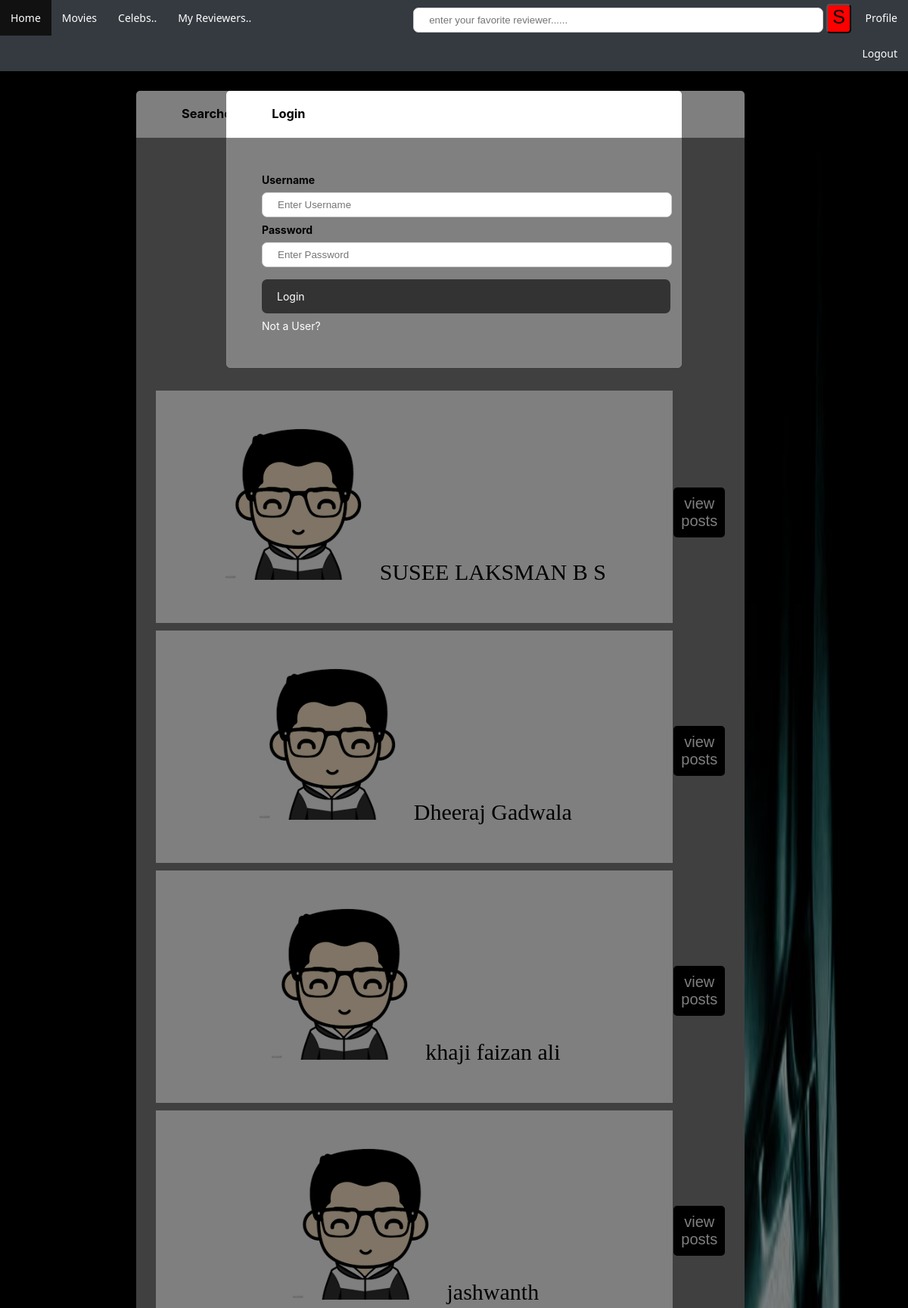
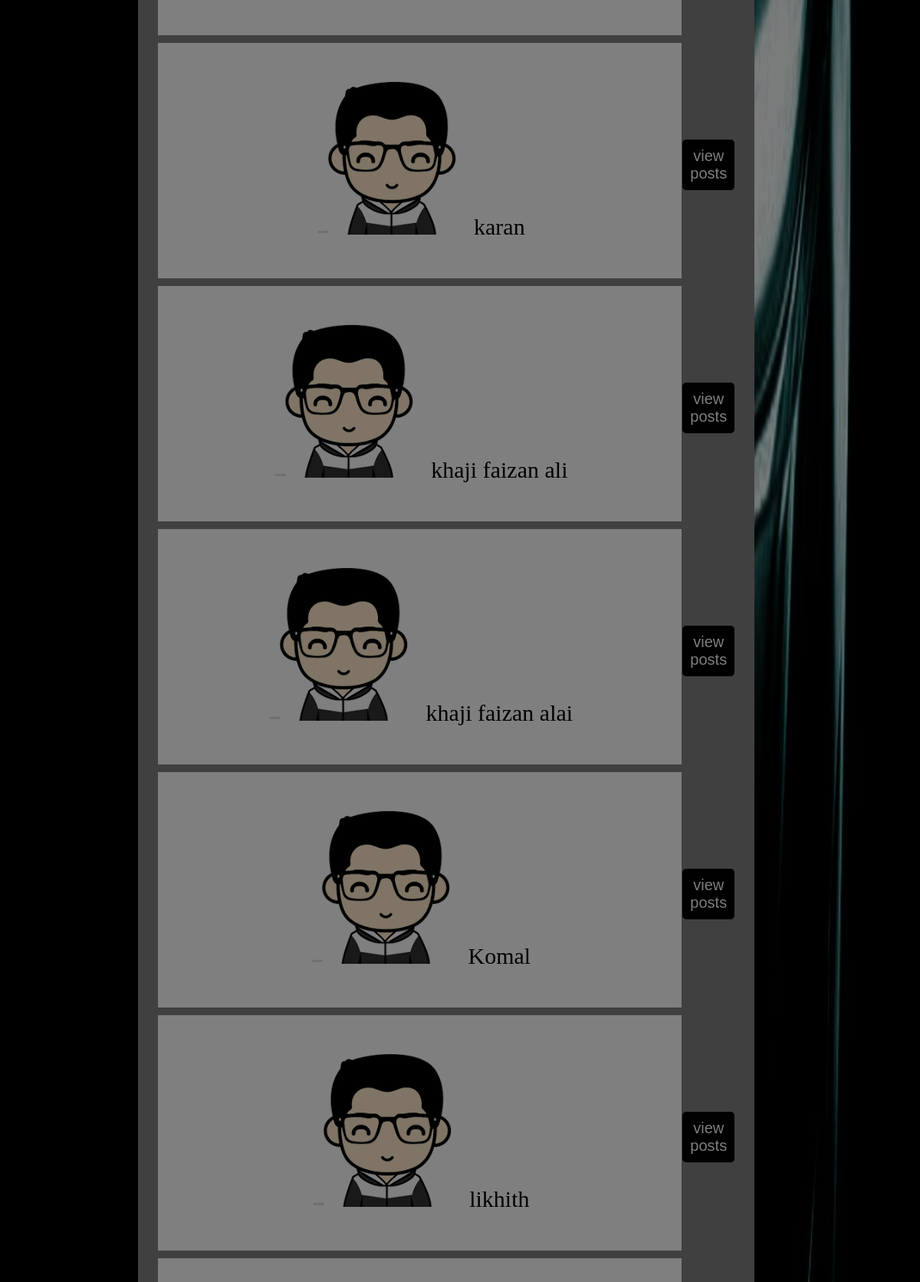
Screenshot of /search.php (upper part) with the database file from the repository (2 pictures, top to bottom).
### tables this page shows
CREATE TABLE IF NOT EXISTS `user` (
  `email` varchar(30) NOT NULL,
  `username` varchar(30) NOT NULL,
  `mobile` bigint(20) NOT NULL,
  `password` varchar(50) NOT NULL,
  `fullname` varchar(30) NOT NULL,
  PRIMARY KEY (`email`) USING BTREE,
  UNIQUE KEY `username_unique` (`username`) USING BTREE,
  KEY `mobile_unique` (`mobile`) USING BTREE
);

### search.php (the view, shortened to what this page needs)
<?php session_start();
$se=$_POST["search"];
?>
<!DOCTYPE html>
<html>
<head>
        <link rel="stylesheet" type="text/css" href="thumbs.css">
        <link rel="stylesheet" type="text/css" href="nav.css">
        <link rel="stylesheet" type="text/css" href="loginform.css">
</head>
<body style="background-image: url('<?php
         $con=mysqli_connect("localhost","root","","mydb");
         $img=mysqli_query($con,"SELECT * FROM bg ORDER BY RAND() LIMIT 1");
         $img=mysqli_fetch_array($img,MYSQLI_ASSOC);
         echo $img['bg'];
        ?>
');background-size: 100% 100%; background-attachment: fixed;font-size:14px;margin:0;font-family: -apple-system,BlinkMacSystemFont,Segoe UI,Roboto,Helvetica Neue,Arial,sans-serif,Apple Color Emoji,Segoe UI Emoji,Segoe UI Symbol;font-weight: 400;">
    <?php
        if(!(isset($_SESSION['loggedin']) && $_SESSION['loggedin']==true))
        {
            include('loginForm1.php');
        }
    ?>
    <ul id="l01" style="z-index:1;position:fixed;top:0;width:100%;">
        <li class="li01"><a href=<?php
        if(isset($_SESSION['loggedin'])&&$_SESSION['loggedin']==true)
        echo "Login.php";
        else
        echo "Home.php";
        ?>>Home</a></li>
        <li class="li01"><a href="movies.php">Movies</a></li>
        <li class="li01"><a href="artist.php">Celebs..</a></li>
        <li class="li01"><a href="se2.php">My Reviewers..</a></li>
        <li class="li01"><form action="search.php" method="POST"><input type="text" name="search" placeholder="enter your favorite reviewer......" style="margin-left: 200px;"> <input type="submit" value="S" style="background-color: red;border-radius: 5px; color:black; font-size: 25px; margin-top: 5px;padding-bottom: 5px;  box-shadow: 0px 0px 0px transparent;text-shadow: 0px 0px 0px transparent;"></form></li>
        <li class="li01" style="float:right"><a href="profile.php">Profile</a></li>
        <li class="li01" style="float:right"><a href="logout.php">Logout</a></li>
    </ul>
    <div style="background-color:white;padding:0.3% 5% 0.5% 5%; margin:10% 18% 0% 15%; border-radius:5px 5px 0 0">
        <h3>Searched reviewers.....</h3>
    </div>
    <div style="background-color:grey;padding:10px 5px 10px 5px; margin:0% 18% 0% 15%; border-radius:0 0 5px 5px">
    <center>
        <table>
                <?php
                    $con=mysqli_connect("localhost","root","","mydb");
                    if(mysqli_connect_errno())
                    {
                        die("could not connect".mysqli_connect_error());
                    }
                    else
                    {
                            $result=mysqli_query($con,"SELECT * FROM user WHERE fullname LIKE '%".$se."%';");
                        ?><table  cellspacing="100"><?php
                           while($row = mysqli_fetch_array($result,MYSQLI_ASSOC)) {
                            echo "<tr style=\"heigth:200px;\">";
                            echo "<td style=\"width:700px;heigth:200px;padding:50px;font-size:30px;color:black; background-color:white;border-radius:white;border:1px solid gray;border-bottom:10px solid gray; border-spacing: 5px 10px;font-family:Comic Sans MS;\"><img src=\"us.png\" alt=\"Italian Trulli\" style=\"width:200px;heigth:50px;\"> ".$row['fullname']."</td> <br>";
                            echo "<td><a href=\"se.php?email=".$row['email']."\" style=\"text-decoration:none;\"><button style=\"padding:10px;border-radius:5px; font-size:20px;background-color:black;color:white;\">view posts</button></a></td>";
                            echo "</tr>";
                           }
                    }
                ?>
        </table>
    </center>
    </div>
</body>
</html>

### nav.css (style rules this page uses)
#l01 { list-style-type: none; margin: 0; padding: 0; overflow: hidden; background-color: #343a40; }
.li01 { float: left; }
.li01 a { display: block; color: white; text-align: center; padding: 14px; text-decoration: none; font-family:'Segoe UI', Tahoma, Geneva, Verdana, sans-serif; }

### loginform.css (style rules this page uses)
input[type=text], input[type=password] ,input[type="email"] { padding: 12px 20px; margin: 8px 0; display: inline-block; border: 1px solid #ccc; width:500px; height:7px; border-radius:7px }

### search.php (style rules this page uses)
table { font-family: arial, sans-serif; border-collapse: collapse; width: 95%; }
td, th { text-align: center; padding:10px 0 0 0; color: white; font-size:12px; }
button { all:unset; }

### rows the page displays
user: fullname "SUSEE LAKSMAN B S"
user: fullname "Dheeraj Gadwala"
user: fullname "khaji faizan ali"
user: fullname "jashwanth"
user: fullname "karan"
user: fullname "khaji faizan ali"
user: fullname "khaji faizan alai"
user: fullname "Komal"
user: fullname "likhith"
